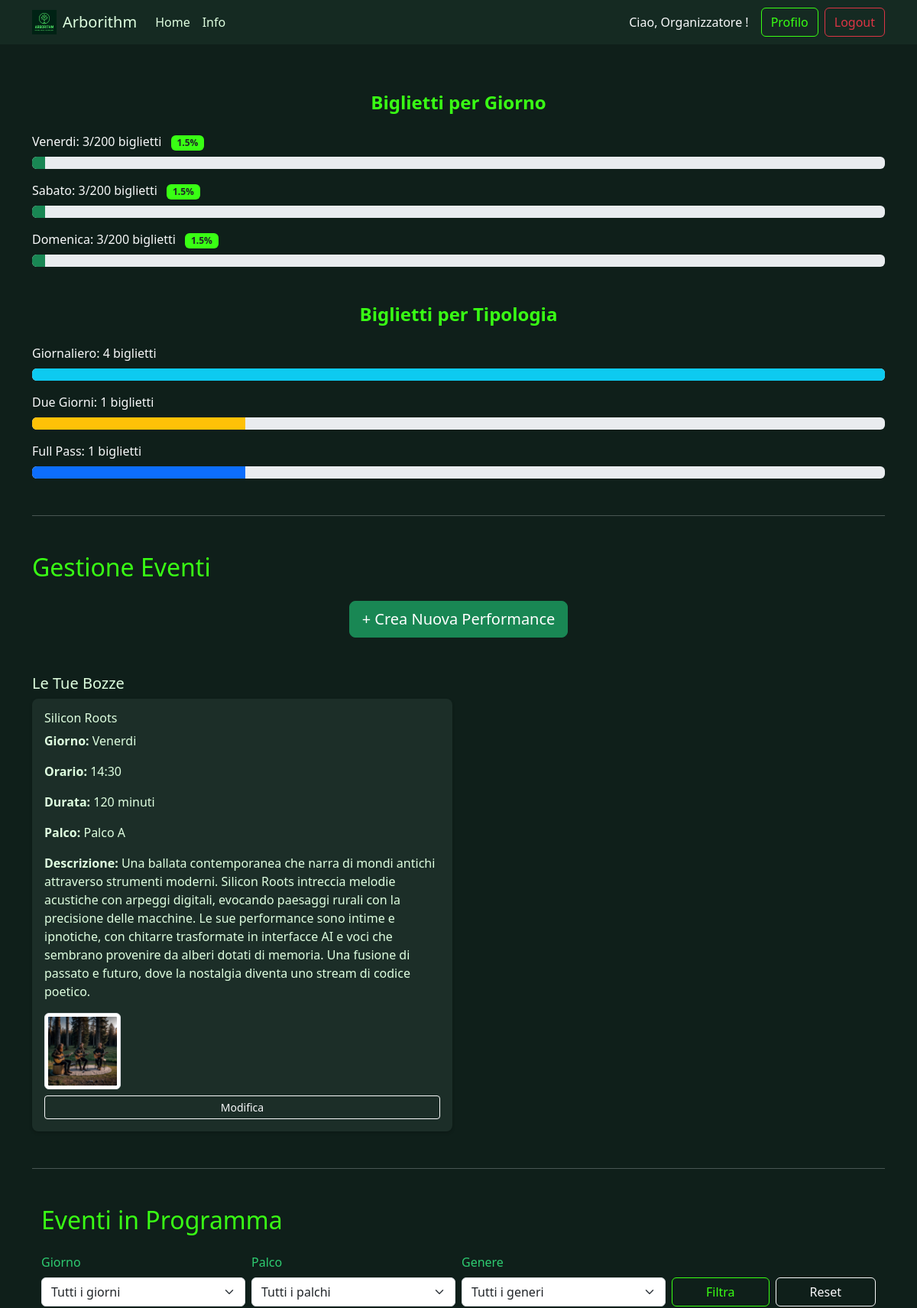
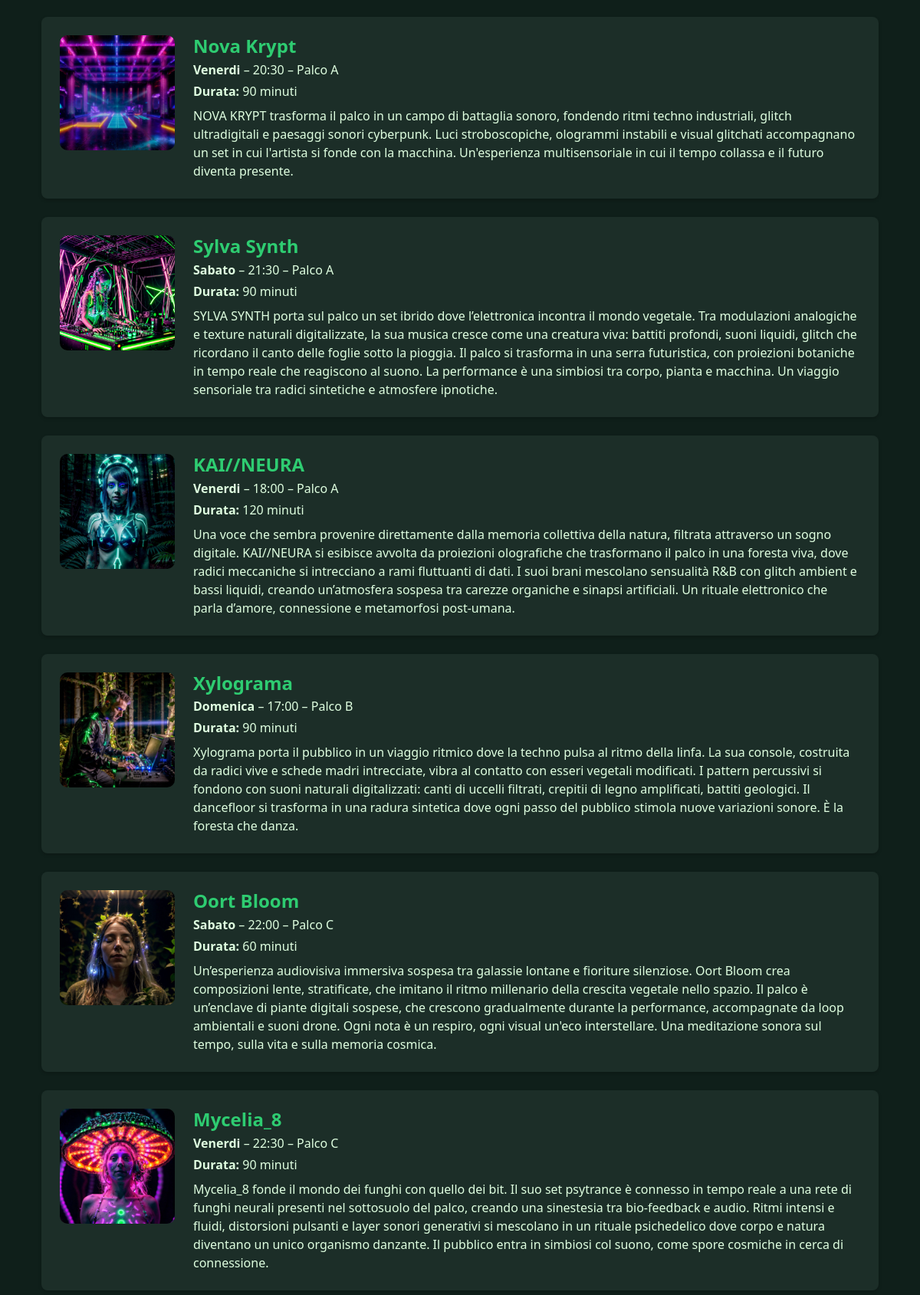
The page /organizzatore (signed in, upper part) on the database its author committed (2 pictures, top to bottom).
### tables this page shows
CREATE TABLE performance (
  id INTEGER PRIMARY KEY AUTOINCREMENT,
  artista TEXT NOT NULL,
  giorno TEXT CHECK(giorno IN ('venerdi', 'sabato', 'domenica')) NOT NULL,
  orario_inizio TEXT NOT NULL, -- formato 'YYYY-MM-DD HH:MM:SS'
  durata INTEGER NOT NULL, -- in minuti
  descrizione TEXT NOT NULL,
  palco TEXT CHECK(palco IN ('A', 'B', 'C')) NOT NULL,
  genere TEXT NOT NULL,
  pubblicata BOOLEAN NOT NULL DEFAULT 0,
  organizzatore_id INTEGER NOT NULL,
  UNIQUE(artista),
  FOREIGN KEY (organizzatore_id) REFERENCES users(id)
);

CREATE TABLE immagini (
            id INTEGER PRIMARY KEY AUTOINCREMENT,
            performance_id INTEGER NOT NULL,
            file_path TEXT NOT NULL,
            FOREIGN KEY (performance_id) REFERENCES performance(id) ON DELETE CASCADE
        );

### app.py (the view, shortened to what this page needs)
@app.route("/organizzatore")
@login_required(role="organizzatore")
def dashboard_organizzatore():
    user_id = session["user_id"]
    bozze = db.get_bozze_by_organizzatore(user_id)
    giorno = request.args.get("giorno")
    palco = request.args.get("palco")
    genere = request.args.get("genere")
    eventi = db.get_eventi_filtrati(giorno, palco, genere)
    generi = db.get_generi_unici()
    tickets_giornaliero = db.count_tickets_for_tipo("giornaliero")
    tickets_due_giorni = db.count_tickets_for_tipo("due_giorni")
    tickets_full = db.count_tickets_for_tipo("full")
    posti_venerdi = db.count_tickets_for_day("venerdi")
    posti_sabato  = db.count_tickets_for_day("sabato")
    posti_domenica= db.count_tickets_for_day("domenica")
    edit_id = request.args.get("edit_id", type=int)
    bozza_to_edit = None
    return render_template(
        "organizzatori.html",
        existing_ticket=None,  # Non serve per l'organizzatore
        tickets={
            "giornaliero": tickets_giornaliero,
            "due_giorni": tickets_due_giorni,
            "full": tickets_full
        },
        posti={
            "venerdi": posti_venerdi,
            "sabato": posti_sabato,
            "domenica": posti_domenica
        },
        bozze=bozze,
        eventi_pubblici=eventi,
        generi=generi,
        bozza_to_edit=bozza_to_edit
    )

### app.py (called while the page is built)
@app.context_processor
def inject_tickets():
    tickets = []
    if "user_id" in session:
        user_id = session["user_id"]
        tickets = db.get_tickets_by_user(user_id)
    return dict(tickets=tickets)

def login_required(role=None):
    def wrapper(f):
        @wraps(f)
        def decorated(*args, **kwargs):
            if "user_id" not in session:
                flash("Devi fare login per accedere.", "warning")
                return redirect(url_for("index"))
            if role and session.get("ruolo") != role:
                flash("Non hai i permessi per accedere a questa pagina.", "danger")
                return redirect(url_for("index"))
            return f(*args, **kwargs)
        return decorated
    return wrapper

### db.py (called while the page is built)
def connect_db():
    conn = sqlite3.connect(DB_PATH)
    conn.row_factory = sqlite3.Row
    return conn

def get_tickets_by_user(user_id):
    conn = connect_db()
    rows = conn.execute(
        "SELECT * FROM tickets WHERE user_id = ?", (user_id,)
    ).fetchall()
    conn.close()
    return [dict(r) for r in rows]

def count_tickets_for_day(giorno):
    conn = connect_db()
    q = """
      SELECT COUNT(*) as cnt FROM tickets
      WHERE
        (tipo = 'giornaliero' AND giorno_inizio = ?)
        OR
        (tipo = 'due_giorni' AND (giorno_inizio = ? OR giorno_fine = ?))
        OR
        (tipo = 'full')
    """
    cur = conn.execute(q, (giorno, giorno, giorno))
    cnt = cur.fetchone()["cnt"]
    conn.close()
    return cnt

def count_tickets_for_tipo(tipo):
    conn = connect_db()
    q = "SELECT COUNT(*) as cnt FROM tickets WHERE tipo = ?"
    cur = conn.execute(q, (tipo,))
    cnt = cur.fetchone()["cnt"]
    conn.close()
    return cnt

def get_bozze_by_organizzatore(user_id):
    conn = connect_db()
    bozze = conn.execute("""
        SELECT * FROM performance
        WHERE organizzatore_id = ? AND pubblicata = 0
    """, (user_id,)).fetchall()
    result = []
    for bozza in bozze:
        bozza_dict = dict(bozza)
        immagini = conn.execute("""
            SELECT * FROM immagini
            WHERE performance_id = ?
        """, (bozza['id'],)).fetchall()
        bozza_dict['immagini'] = [dict(img) for img in immagini]
        result.append(bozza_dict)
    conn.close()
    return result

def get_generi_unici():
    conn = connect_db()
    rows = conn.execute(
        "SELECT DISTINCT genere FROM performance WHERE pubblicata = 1 ORDER BY genere"
    ).fetchall()
    conn.close()
    return [r["genere"] for r in rows]

### templates/organizzatori.html (shortened to what this page needs)
{% extends "base.html" %}
{% block content %}
<div class="container py-5">
    <h4 class="titolo_statistiche text-center mt-4 mb-4">Biglietti per Giorno</h4>
    {% for giorno in ['venerdi', 'sabato', 'domenica'] %}
    {% set venduti = posti[giorno] %}
    {% set percentuale = (venduti / 200 * 100) | round(1) %}
    <div class="mb-3">
        <label class="form-label text-light">
        {{ giorno.capitalize() }}: {{ venduti }}/200 biglietti
        <span class="badge text-dark ms-2">{{ percentuale }}%</span>
        </label>
        <div class="progress">
        <div class="progress-bar bg-success" role="progressbar" style="width: {{ percentuale }}%;"></div>
        </div>
    </div>
    {% endfor %}
    <h4 class="titolo_statistiche text-center mt-5 mb-4">Biglietti per Tipologia</h4>
    {% set max_tipo = [tickets['giornaliero'], tickets['due_giorni'], tickets['full']] | max %}
    {% set tipologie = [
    ('giornaliero', 'Giornaliero', 'bg-info'),
    ('due_giorni', 'Due Giorni', 'bg-warning'),
    ('full', 'Full Pass', 'bg-primary')
    ] %}
    {% for key, label, colore in tipologie %}
    {% set quantita = tickets[key] %}
    {% set larghezza = (quantita / max_tipo * 100) | round(1) if max_tipo > 0 else 0 %}
    <div class="mb-3">
        <label class="form-label text-light">
        {{ label }}: {{ quantita }} biglietti
        </label>
        <div class="progress">
        <div class="progress-bar {{ colore }}"
            role="progressbar"
            style="width: {{ larghezza }}%; min-width: 5%;">
        </div>
        </div>
    </div>
    {% endfor %}
  <hr class="my-5 border-top border-light">
  <h2 class="mb-4 titoloPaginaPersonale">Gestione Eventi</h2>
  <div class="text-center mb-4">
    <button class="btn btn-lg btn-success" data-bs-toggle="modal" data-bs-target="#creaEventoModal">
      + Crea Nuova Performance
    </button>
  </div>
    <div class="mt-5">
    <h5>Le Tue Bozze</h5>
    {% if bozze %}
        <div class="row g-3">
        {% for evento in bozze %}
            <div class="col-md-6">
            <div class="card p-3">
                <h6>{{ evento['artista'] }}</h6>
                <p><strong>Giorno:</strong> {{ evento['giorno'].capitalize() }}</p>
                <p><strong>Orario:</strong> {{ evento['orario_inizio'][11:16] }}</p>
                <p><strong>Durata:</strong> {{ evento['durata'] }} minuti</p>
                <p><strong>Palco:</strong> Palco {{ evento['palco'] }}</p>
                <p><strong>Descrizione:</strong> {{ evento['descrizione'] }}</p>
                {% set immagini = evento['immagini'] if 'immagini' in evento else [] %}
                {% if immagini %}
                <div class="d-flex flex-wrap gap-2 mb-2">
                    {% for img in immagini %}
                    <img src="{{ url_for('static', filename=img.file_path) }}"
                        class="img-thumbnail"
                        style="width: 100px; height: 100px; object-fit: cover;">
                    {% endfor %}
                </div>
                {% endif %}
                <a href="{{ url_for('dashboard_organizzatore') }}?edit_id={{ evento['id'] }}" class="btn btn-outline-light btn-sm">
                Modifica
                </a>
            </div>
            </div>
        {% endfor %}
        </div>
    {% else %}
        <p class="text-muted-success-emphasis">Nessuna bozza disponibile.</p>
    {% endif %}
    </div>
    <hr class="my-5 border-top border-light">
    {% include "_eventi_filtrati.html" %}
{% endblock %}

### templates/base.html (shortened to what this page needs)
<!DOCTYPE html>
<html lang="it">
<head>
  <link href="https://cdn.jsdelivr.net/npm/bootstrap@5.3.3/dist/css/bootstrap.min.css" rel="stylesheet">
  <link href="{{ url_for('static', filename='style.css') }}" rel="stylesheet">
</head>
<body>
<nav class="navbar navbar-expand-lg navbar-dark fixed-top">
  <div class="container">
    <a href="{{ url_for('index') }}" class="navbar-brand d-flex align-items-center">
      <img src="{{ url_for('static', filename='Logo.png') }}" alt="Logo Arborithm" width="32" height="32" class="me-2">
      Arborithm
    </a>
    <div class="collapse navbar-collapse" id="navbarNav">
      <ul class="navbar-nav me-auto mb-2 mb-lg-0">
        <li class="nav-item"><a class="nav-link" href="{{ url_for('index') }}">Home</a></li>
        <li class="nav-item"><a class="nav-link" href="{{ url_for('info') }}">Info</a></li>
      </ul>
      {% if session.get('user_id') %}
        <span class="navbar-text text-light me-3">
        Ciao, {{ session['ruolo'].capitalize() }} !
        </span>
        {% if session['ruolo'] == 'partecipante' %}
        <button class="btn btn_fluo btn-outline-success me-2" data-bs-toggle="modal" data-bs-target="#profiloModal">
            Profilo
        </button>
        {% elif session['ruolo'] == 'organizzatore' %}
        <button class="btn btn_fluo btn-outline-success me-2" data-bs-toggle="modal" data-bs-target="#profiloOrganizzatoreModal">
            Profilo
        </button>
        {% endif %}
        <a href="{{ url_for('logout') }}" class="btn btn-outline-danger">Logout</a>
      {% else %}
        <button class="btn btn-outline-light" data-bs-toggle="modal" data-bs-target="#authModal">Login</button>
      {% endif %}
    </div>
  </div>
</nav>
<main class="pt-5">
  {% block content %}{% endblock %}
</main>
</body>
</html>

### templates/_eventi_filtrati.html (shortened to what this page needs)
<section id="lineup">
  <div class="container">
    <h5 class="cyber-title2 mb-4">Eventi in Programma</h5>
    <form method="GET" class="mb-4">
    <div class="row g-2 align-items-end">
        <div class="col-md-3">
        <label for="filtro-giorno" class="form-label">Giorno</label>
        <select name="giorno" id="filtro-giorno" class="form-select">
            <option value="">Tutti i giorni</option>
        </select>
        </div>
        <div class="col-md-3">
        <label for="filtro-palco" class="form-label">Palco</label>
        <select name="palco" id="filtro-palco" class="form-select">
            <option value="">Tutti i palchi</option>
        </select>
        </div>
        <div class="col-md-3">
        <label for="filtro-genere" class="form-label">Genere</label>
        <select name="genere" id="filtro-genere" class="form-select">
            <option value="">Tutti i generi</option>
        </select>
        </div>
        <div class="col-md-3 d-flex gap-2">
        <button type="submit" class="btn btn_fluo btn-outline-success flex-fill">Filtra</button>
        <a href="{{ request.path }}" class="btn btn-outline-light flex-fill">Reset</a>
        </div>
    </div>
    </form>
    <div class="row gy-4">
      {% for evento in eventi_pubblici %}
        <div class="col-12">
          <a href="{{ url_for('dettaglio_evento', id=evento['id']) }}" class="text-decoration-none">
            <div class="card event-card p-4">
              <div class="d-flex flex-column flex-md-row align-items-start">
                <div class="event-img-container me-md-4 mb-3 mb-md-0">
                  {% if evento["immagine"] %}
                    <img src="{{ url_for('static', filename=evento['immagine']) }}" class="event-img">
                  {% else %}
                    <img src="{{ url_for('static', filename='default.jpg') }}" class="event-img">
                  {% endif %}
                </div>
                <div>
                  <h4 class="evento-artista mb-1">{{ evento['artista'] }}</h4>
                  <p class="mb-1">
                    <strong>{{ evento['giorno'].capitalize() }}</strong> –
                    {{ evento['orario_inizio'][11:16] }} –
                    Palco {{ evento['palco'] }}
                  </p>
                  <p class="mb-2"><strong>Durata:</strong> {{ evento['durata'] }} minuti</p>
                  <p class="mb-0">{{ evento['descrizione'] }}</p>
                </div>
              </div>
            </div>
          </a>
        </div>
      {% else %}
        <div class="col-12 text-center py-5">
          <h5 class="no-result">Nessun risultato trovato</h5>
          <p class="no-result">Prova a modificare i filtri.</p>
        </div>
      {% endfor %}
    </div>
  </div>
</section>

### static/style.css (style rules this page uses)
body { background-color: #0f1f1a; color: #dfffe0; font-family: 'Segoe UI', sans-serif; }
.navbar { background-color: #152a22; }
.navbar-brand, .nav-link, .btn-login { color: #dfffe0 !important; }
.cyber-title2 { color: #39ff14; font-size: 2rem; }
.evento-artista { color: #2ecc71; font-weight: 600; }
form label.form-label { color: #2ecc71; font-weight: 500; }
.event-card { background-color: #1c2e28; border: none; color: #dfffe0; }
.card { background-color: #1c2e28; color: #dfffe0; border: none; border-radius: 8px; box-shadow: 0 2px 4px rgba(0, 0, 0, 0.2); }
.event-img-container { width: 150px; height: 150px; flex-shrink: 0; }
.event-img { width: 100%; height: 100%; object-fit: cover; border-radius: 10px; }
.titoloPaginaPersonale { color: #39ff14; }
.badge { background-color: #39ff14; color: #0f1f1a; }
.titolo_statistiche { color: #39ff14; font-size: 1.75 rem; font-weight: bold; }
.btn_fluo { border-color: #39ff14; color:#39FF14; background-color: transparent; }

### rows shown on the page
performance: artista "Silicon Roots", giorno "Venerdi", orario_inizio "14:30", durata "120", palco "A", descrizione "Una ballata contemporanea che narra di mondi antichi attraverso strumenti moderni. Silicon Roots intreccia melodie acustiche con arpeggi digitali, evocando paesaggi rurali con la precisione delle macchine. Le sue performance sono intime e ipnotiche, con chitarre trasformate in interfacce AI e voci che sembrano provenire da alberi dotati di memoria. Una fusione di passato e futuro, dove la nostalgia diventa uno stream di codice poetico."
immagini: file_path (picture)
immagini: file_path (picture), artista "Nova Krypt", giorno "Venerdi", orario_inizio "20:30", palco "A", durata "90", descrizione "NOVA KRYPT trasforma il palco in un campo di battaglia sonoro, fondendo ritmi techno industriali, glitch ultradigitali e paesaggi sonori cyberpunk. Luci stroboscopiche, ologrammi instabili e visual glitchati accompagnano un set in cui l'artista si fonde con la macchina. Un'esperienza multisensoriale in cui il tempo collassa e il futuro diventa presente."
immagini: file_path (picture), artista "Sylva Synth", giorno "Sabato", orario_inizio "21:30", palco "A", durata "90", descrizione "SYLVA SYNTH porta sul palco un set ibrido dove l’elettronica incontra il mondo vegetale. Tra modulazioni analogiche e texture naturali digitalizzate, la sua musica cresce come una creatura viva: battiti profondi, suoni liquidi, glitch che ricordano il canto delle foglie sotto la pioggia. Il palco si trasforma in una serra futuristica, con proiezioni botaniche in tempo reale che reagiscono al suono. La performance è una simbiosi tra corpo, pianta e macchina. Un viaggio sensoriale tra radici sintetiche e atmosfere ipnotiche."
immagini: file_path (picture), artista "KAI//NEURA", giorno "Venerdi", orario_inizio "18:00", palco "A", durata "120", descrizione "Una voce che sembra provenire direttamente dalla memoria collettiva della natura, filtrata attraverso un sogno digitale. KAI//NEURA si esibisce avvolta da proiezioni olografiche che trasformano il palco in una foresta viva, dove radici meccaniche si intrecciano a rami fluttuanti di dati. I suoi brani mescolano sensualità R&B con glitch ambient e bassi liquidi, creando un’atmosfera sospesa tra carezze organiche e sinapsi artificiali. Un rituale elettronico che parla d’amore, connessione e metamorfosi post-umana."
immagini: file_path (picture), artista "Xylograma", giorno "Domenica", orario_inizio "17:00", palco "B", durata "90", descrizione "Xylograma porta il pubblico in un viaggio ritmico dove la techno pulsa al ritmo della linfa. La sua console, costruita da radici vive e schede madri intrecciate, vibra al contatto con esseri vegetali modificati. I pattern percussivi si fondono con suoni naturali digitalizzati: canti di uccelli filtrati, crepitii di legno amplificati, battiti geologici. Il dancefloor si trasforma in una radura sintetica dove ogni passo del pubblico stimola nuove variazioni sonore. È la foresta che danza."
immagini: file_path (picture), artista "Oort Bloom", giorno "Sabato", orario_inizio "22:00", palco "C", durata "60", descrizione "Un’esperienza audiovisiva immersiva sospesa tra galassie lontane e fioriture silenziose. Oort Bloom crea composizioni lente, stratificate, che imitano il ritmo millenario della crescita vegetale nello spazio. Il palco è un’enclave di piante digitali sospese, che crescono gradualmente durante la performance, accompagnate da loop ambientali e suoni drone. Ogni nota è un respiro, ogni visual un'eco interstellare. Una meditazione sonora sul tempo, sulla vita e sulla memoria cosmica."
immagini: file_path (picture), artista "Mycelia_8", giorno "Venerdi", orario_inizio "22:30", palco "C", durata "90", descrizione "Mycelia_8 fonde il mondo dei funghi con quello dei bit. Il suo set psytrance è connesso in tempo reale a una rete di funghi neurali presenti nel sottosuolo del palco, creando una sinestesia tra bio-feedback e audio. Ritmi intensi e fluidi, distorsioni pulsanti e layer sonori generativi si mescolano in un rituale psichedelico dove corpo e natura diventano un unico organismo danzante. Il pubblico entra in simbiosi col suono, come spore cosmiche in cerca di connessione."

### other values the page prints
{{ session['ruolo'].capitalize() }} "Organizzatore"
{{ giorno.capitalize() }} "Venerdi" "Sabato" "Domenica"
{{ venduti }} "3" "3" "3"
{{ percentuale }} "1.5" "1.5" "1.5"
{{ label }} "Giornaliero" "Due Giorni" "Full Pass"
{{ quantita }} "4" "1" "1"
